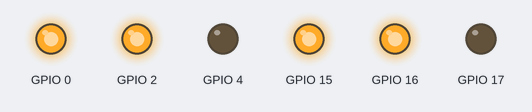
The sketch below on a simulated ESP32. Shown: output pins drawn as LEDs (lit = HIGH).

Above: at 1.0 s.
At 2.3 s:
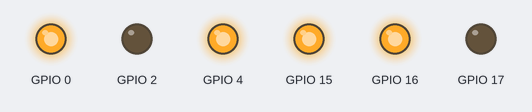
Timing chart, 0 to 3.0 s (numbered marks = the images above):
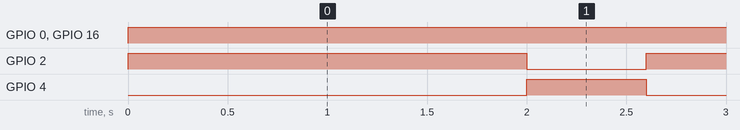

The sketch:

main.ino
```cpp
#include <WiFi.h>
void setup() {
  pinMode(4,OUTPUT);
  pinMode(15,OUTPUT);
  pinMode(2,OUTPUT);
  pinMode(0,OUTPUT);
  pinMode(16,OUTPUT);
  pinMode(17,OUTPUT);
}

void loop() {
  digitalWrite(15, HIGH);
  digitalWrite(2, HIGH);
  digitalWrite(4, LOW);
  digitalWrite(0, HIGH);
  digitalWrite(16, HIGH);
  digitalWrite(17, LOW);
  delay(2000);
  digitalWrite(15, HIGH);
  digitalWrite(2, LOW);
  digitalWrite(4, HIGH);
  digitalWrite(0, HIGH);
  digitalWrite(16, HIGH);
  digitalWrite(17, LOW);
  delay(600);
  digitalWrite(15, HIGH);
  digitalWrite(2, HIGH);
  digitalWrite(4, LOW);
  digitalWrite(0, HIGH);
  digitalWrite(16, HIGH);
  digitalWrite(17, LOW);
  delay(2000);
  digitalWrite(15, HIGH);
  digitalWrite(2, LOW);
  digitalWrite(4, HIGH);
  digitalWrite(0, HIGH);
  digitalWrite(16, HIGH);
  digitalWrite(17, LOW);
  delay(600);
}
```

smth.ino
```cpp

```

Measured:
- by itself, GPIO 0, GPIO 16: LOW → HIGH at 0.00 s
- by itself, GPIO 2: alternates HIGH for 2.0 s and LOW for 0.60 s
- by itself, GPIO 4: alternates HIGH for 0.60 s and LOW for 2.0 s
